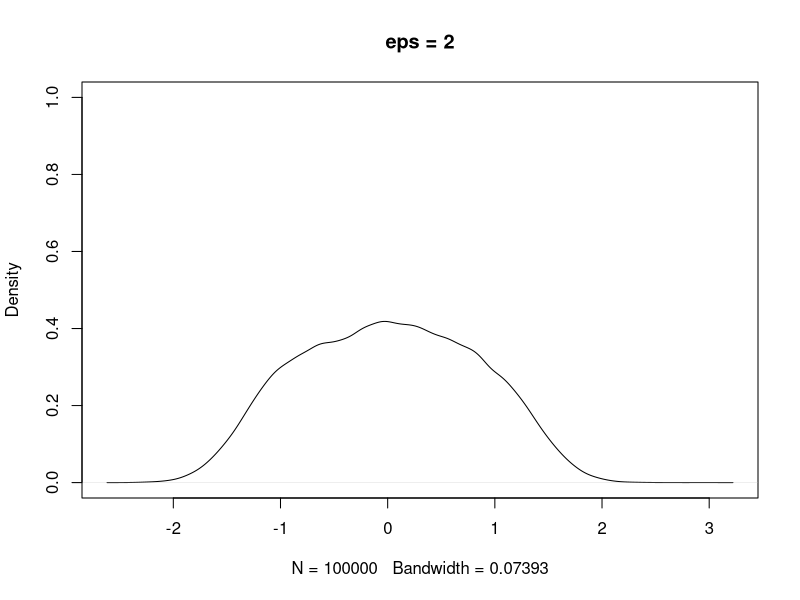

Reproduce this figure in R. (Note: this script raises an error after producing the figure.)
###################
###Euler Maruyama
###################

## Calculate the scaling constant for pdf 
calcz = function(eps) {
  x = rexp(1e5)
  Y = x - (x^(2+eps))/(2+eps)
  avg = mean(exp(Y))
  z = 2 * avg
  return(z)
}


## Calculate the pdf 
pif = function(t , eps) {
  z = calcz(eps)
  num = (abs(t))^(2+eps)
  denom = 2 + eps
  power = exp(-num/denom)
  return(power/z)
}

## Calculate drift function 
drift = function(t, eps){
  absdrift = -abs(t)^(1 + eps)
  dir = sign(t)
  return(dir*absdrift)
}





##Euler Maruyama to get solution paths 
Euler_Maruyama = function(x0, eps, sigma,n ,dt)
{
  x = numeric(n)
  x[1] = x0
  for( i in 2:n)
  {
    mu = drift(x[i-1],eps)
    x[i] =  x[i-1]+ dt*mu+ sigma*sqrt(dt)*rnorm(1)
  }
  return(x)
}


##To get equilibrium distribution 
n = 1e5
reps = 100
store_mat = matrix(0 , nrow = reps, ncol = n)
for( i in 1:reps)
{
  store_mat[i,] = Euler_Maruyama(x0=3 , eps = 2 ,dt = 0.01, sigma = sqrt(2), n = n)
  print(i)
}


#Equilibrium distribution 
plot(density(store_mat[ 1,]) , main = "eps = 2" , ylim = c(0,1))
lines( v , pif(v,eps = 2) , col = 'red') #true distribution 
#legend('topright' , legend = c('Euler-Maruyama' , 'Truth') , col = c('black' , 'red'), lty = 1 )




##Visualising the sample paths of the SDE 
t = seq(1 , 50)
plot( t , store_mat[1 , 1: 50], col = "black"  , lty = 1,
      main ='Sample Paths of SDE' , type ='l' , 
      ylim =c(-5,5) ,ylab = 'X_t')

for( i in 2:10)
{
  lines(store_mat[i, 1:50] , col = i)
  Sys.sleep(1)
}



v = seq(-4,4,length.out = 100)
##Plots to understand why it is called equilibrium distribution 
plot(density(store_mat[,1]) , col = "black"  , lty = 1 , 
     xlim = c(-5,5) , ylim = c(0 , 1), 
     main ='EM: Normal' )
for( i in 2:100)
{
  lines(density(store_mat[ ,i]) , col = 'blue')
  Sys.sleep(1)
}


lines( v , pif(v, eps = 2) , col = 'red' , lty = 1 , lwd = 3) #true distribution 
legend('topright' , legend = c('EM' , 'Truth') , col = c('black' , 'red'), lty = 1 )
